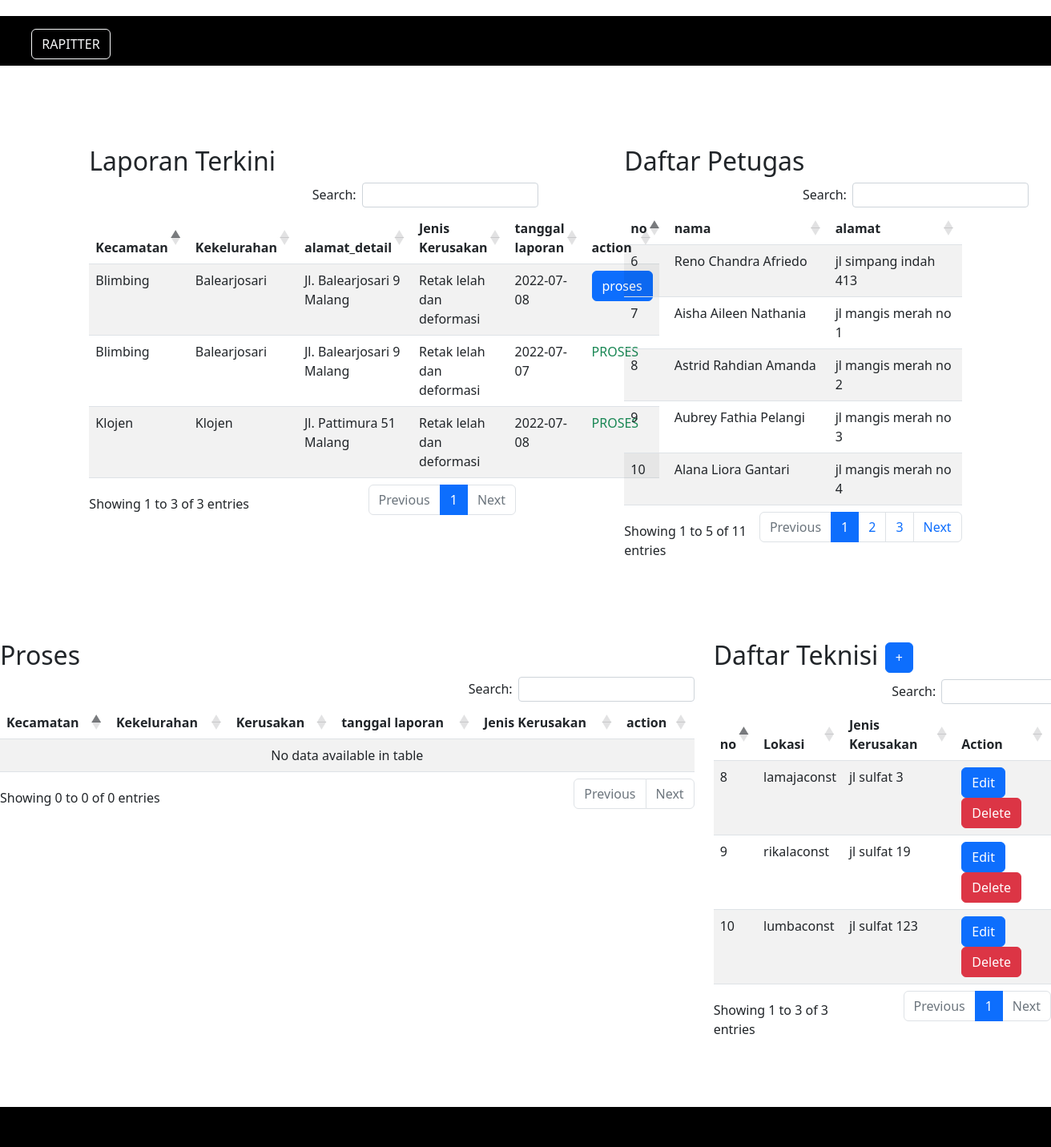
Page /petugaspage/petugas.php (signed in) on the committed database.
### tables this page shows
CREATE TABLE `laporan_transaksi` (
  `id_laporan` int(11) NOT NULL,
  `id_user` int(11) NOT NULL,
  `id_lokasi` int(11) NOT NULL,
  `id_kerusakan` int(11) NOT NULL,
  `tanggal_laporan` date NOT NULL,
  `bukti_laporan` varchar(200) NOT NULL,
  `id_petugas` int(11) DEFAULT NULL
);

CREATE TABLE `lokasi` (
  `id_lokasi` int(11) NOT NULL,
  `nama_kecamatan` varchar(30) NOT NULL,
  `nama_kelurahan` varchar(30) NOT NULL,
  `alamat_detail` varchar(50) NOT NULL
);

CREATE TABLE `jenis_kerusakan` (
  `id_kerusakan` int(11) NOT NULL,
  `nama_kerusakan` varchar(30) NOT NULL,
  `penanganan` varchar(100) NOT NULL
);

CREATE TABLE `petugas` (
  `id_petugas` int(11) NOT NULL,
  `nama_petugas` varchar(50) NOT NULL,
  `username` varchar(20) NOT NULL,
  `password` varchar(30) NOT NULL,
  `no_telp` varchar(14) NOT NULL,
  `alamat` varchar(50) NOT NULL
);

CREATE TABLE `teknisi` (
  `id_teknisi` int(11) NOT NULL,
  `nama_teknisi` varchar(50) NOT NULL,
  `kontrak_berakhir` date NOT NULL,
  `no_telp` varchar(14) NOT NULL,
  `alamat_teknisi` varchar(50) NOT NULL
);

### petugaspage/petugas.php (the view, shortened to what this page needs)
<!DOCTYPE html>
<html lang="en">
<head>
  <link rel="stylesheet" href="../style.css">
  <link href="https://cdn.jsdelivr.net/npm/bootstrap@5.2.0-beta1/dist/css/bootstrap.min.css" rel="stylesheet">
  <link href="https://cdn.datatables.net/1.12.1/css/dataTables.bootstrap5.min.css" rel="stylesheet">
  <link href="https://cdn.datatables.net/buttons/2.2.3/css/buttons.dataTables.min.css" rel="stylesheet">
</head>
<body>
  <?php
  include_once("../koneksi.php");
  $laporan = mysqli_query($mysqli, "SELECT * FROM laporan_transaksi
        inner join lokasi on(laporan_transaksi.id_lokasi = lokasi.id_lokasi)
        inner join user on(laporan_transaksi.id_user = user.id_user)
        inner join jenis_kerusakan on(jenis_kerusakan.id_kerusakan = laporan_transaksi.id_kerusakan)");
  $petugastb = mysqli_query($mysqli, "SELECT * FROM petugas");
  $teknisitb = mysqli_query($mysqli, "SELECT * FROM teknisi");
  ?>
  <header>
    <h2><a href="../index.php" class="btn btn-outline-light  mt-3 text-light">RAPITTER</a></h2>
  </header>
  <div class="height-control">
    <div class="row d-flex justify-content-center mt-3">
      <div class="col-lg-5 mr-5">
        <h2>Laporan Terkini</h2>
        <table width='100%' class="table table-striped table-hover laporan-generate">
          <thead class="thead-dark">
            <tr>
              <th scope="col">Kecamatan</th>
              <th scope="col">Kekelurahan</th>
              <th scope="col">alamat_detail</th>
              <th scope="col">Jenis Kerusakan</th>
              <th scope="col">tanggal laporan</th>
              <th scope="col">action</th>
            </tr>
          </thead>
          <?php
          while ($data = mysqli_fetch_array($laporan)) {
            echo "<tr >";
            echo "<td>" . $data['nama_kecamatan'] . "</td>";
            echo "<td>" . $data['nama_kelurahan'] . "</td>";
            echo "<td>" . $data['alamat_detail'] . "</td>";
            echo "<td>" . $data['nama_kerusakan'] . "</td>";
            echo "<td>" . $data['tanggal_laporan'] . "</td>";
            if ($data['id_petugas'] != null) {
              echo "<td><p class='text-success'>PROSES</p></td>";
            } else {
              echo "<td>
                       <a href='prosescek.php?id=$data[id_laporan]' class='btn btn-primary'>proses</a>
                </td>";
            }
            echo "</tr>";
          }
          ?>
        </table>
      </div>
      <div class="col-sm-1"></div>
      <div class="col-lg-4">
        <h2>Daftar Petugas</h2>
        <table width='100%' class="table table-striped table-hover petugaspage">
          <thead class="thead-dark">
            <tr>
              <th scope="col">no</th>
              <th scope="col">nama</th>
              <th scope="col">alamat</th>
            </tr>
          </thead>
          <?php
          while ($petugasarr = mysqli_fetch_array($petugastb)) {
            echo "<tr >";
            echo "<td>" . $petugasarr['id_petugas'] . "</td>";
            echo "<td>" . $petugasarr['nama_petugas'] . "</td>";
            echo "<td>" . $petugasarr['alamat'] . "</td>";
          }
          ?>
        </table>
      </div>
    </div>
    <div class="height-control">
      <div class="row d-flex justify-content-center mt-3">
        <div class="col-lg-8">
          <h2>Proses</h2>
          <table width='100%' class="table table-striped table-hover proses">
            <thead class="thead-dark">
              <tr>
                <th scope="col">Kecamatan</th>
                <th scope="col">Kekelurahan</th>
                <th scope="col">Kerusakan</th>
                <th scope="col">tanggal laporan</th>
                <th scope="col">Jenis Kerusakan</th>
                <th scope="col">action</th>
              </tr>
            </thead>
          </table>
        </div>
          <div class="col-lg-4">
            <h2>Daftar Teknisi <a href="insert.php" class='btn btn-primary'>+</a></h2>
            <table width='100%' class="table table-striped table-hover teknisipage">
              <thead class="thead-dark">
                <tr>
                  <th scope="col">no</th>
                  <th scope="col">Lokasi</th>
                  <th scope="col">Jenis Kerusakan</th>
                  <th scope="col">Action</th>
                </tr>
              </thead>
              <?php
              while ($teknisiarr = mysqli_fetch_array($teknisitb)) {
                echo "<tr >";
                echo "<td>" . $teknisiarr['id_teknisi'] . "</td>";
                echo "<td>" . $teknisiarr['nama_teknisi'] . "</td>";
                echo "<td>" . $teknisiarr['alamat_teknisi'] . "</td>";
                echo "<td>
                <a href='constedit.php?id=$teknisiarr[id_teknisi]' class='btn btn-primary'>Edit</a>
                <a href='deletetek.php?id=$teknisiarr[id_teknisi]' class='btn btn-danger'>Delete</a>
                </td>
            ";
              }
              ?>
            </table>
          </div>
        </div>
      </div>
    </div>
    <div class="height-control ">
    </div>
    <footer>
    </footer>
</body>
</html>

### style.css (style rules this page uses)
body { margin: 0%; }
header { position: relative; color:#fff; background: #000000; padding: 0px 3%; margin-top: 20px; display: flex; justify-content: space-between; }
.height-control { margin-top: 100px; height:550px; }
footer { width: 100%; height: 50px; padding-left: 10px; line-height: 50px; background: rgb(0, 0, 0); color: #fff; margin-top: 0px; position: relative; bottom: 0px; }

### rows in the picture
laporan_transaksi: id_lokasi.nama_kecamatan "Klojen", id_lokasi.nama_kelurahan "Klojen", id_lokasi.alamat_detail "Jl. Pattimura 51 Malang", id_kerusakan.nama_kerusakan "Retak lelah dan deformasi", tanggal_laporan "2022-07-08", shows "PROSES"
laporan_transaksi: id_lokasi.nama_kecamatan "Blimbing", id_lokasi.nama_kelurahan "Balearjosari", id_lokasi.alamat_detail "Jl. Balearjosari 9 Malang", id_kerusakan.nama_kerusakan "Retak lelah dan deformasi", tanggal_laporan "2022-07-08"
laporan_transaksi: id_lokasi.nama_kecamatan "Blimbing", id_lokasi.nama_kelurahan "Balearjosari", id_lokasi.alamat_detail "Jl. Balearjosari 9 Malang", id_kerusakan.nama_kerusakan "Retak lelah dan deformasi", tanggal_laporan "2022-07-07", shows "PROSES"
petugas: id_petugas "6", nama_petugas "Reno Chandra Afriedo", alamat "jl simpang indah 413"
petugas: id_petugas "7", nama_petugas "Aisha Aileen Nathania", alamat "jl mangis merah no 1"
petugas: id_petugas "8", nama_petugas "Astrid Rahdian Amanda", alamat "jl mangis merah no 2"
petugas: id_petugas "9", nama_petugas "Aubrey Fathia Pelangi", alamat "jl mangis merah no 3"
petugas: id_petugas "10", nama_petugas "Alana Liora Gantari", alamat "jl mangis merah no 4"
teknisi: id_teknisi "8", nama_teknisi "lamajaconst", alamat_teknisi "jl sulfat 3"
teknisi: id_teknisi "9", nama_teknisi "rikalaconst", alamat_teknisi "jl sulfat 19"
teknisi: id_teknisi "10", nama_teknisi "lumbaconst", alamat_teknisi "jl sulfat 123"
